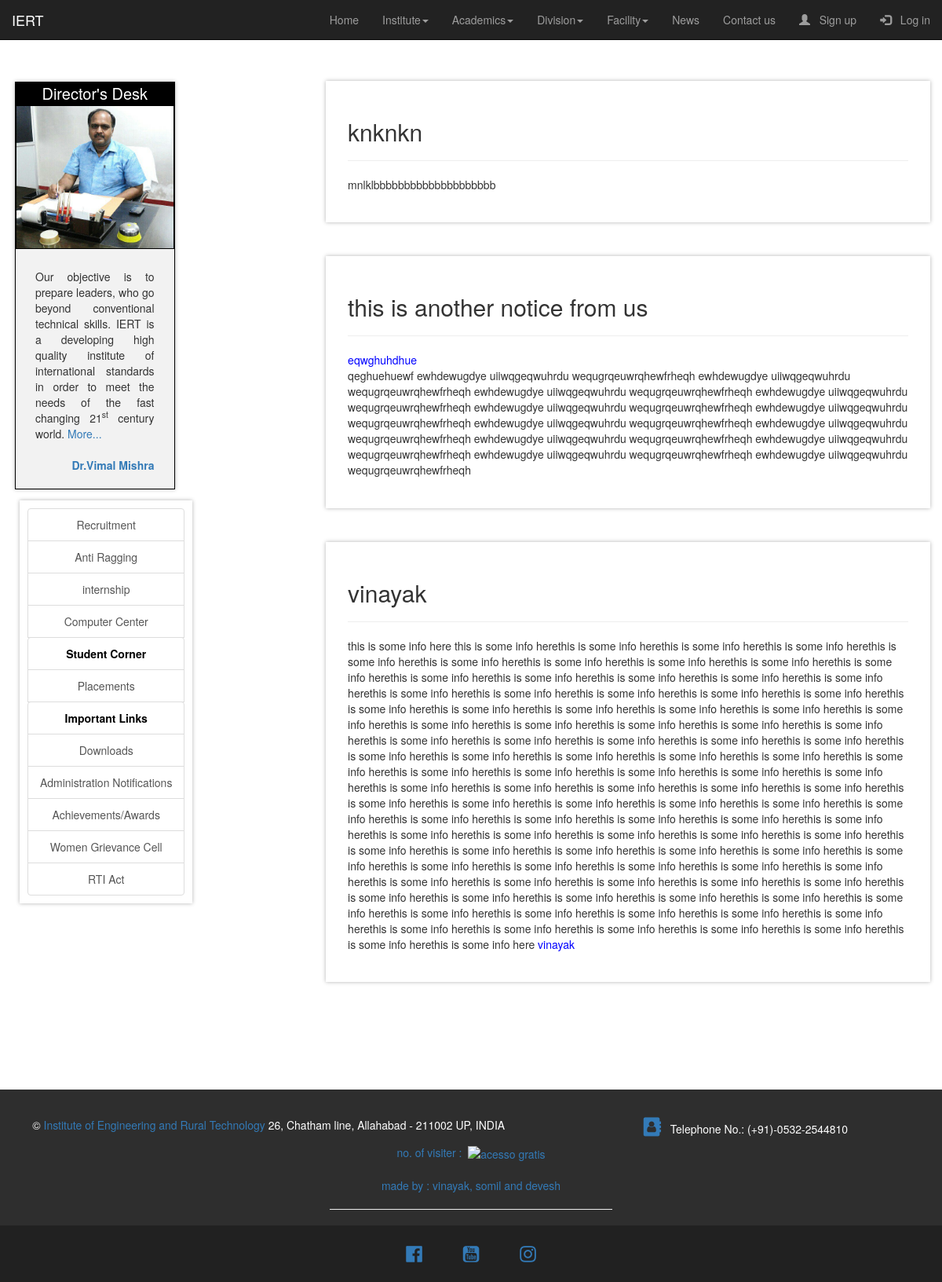
The app's page /extra_links/notice_board, older data.
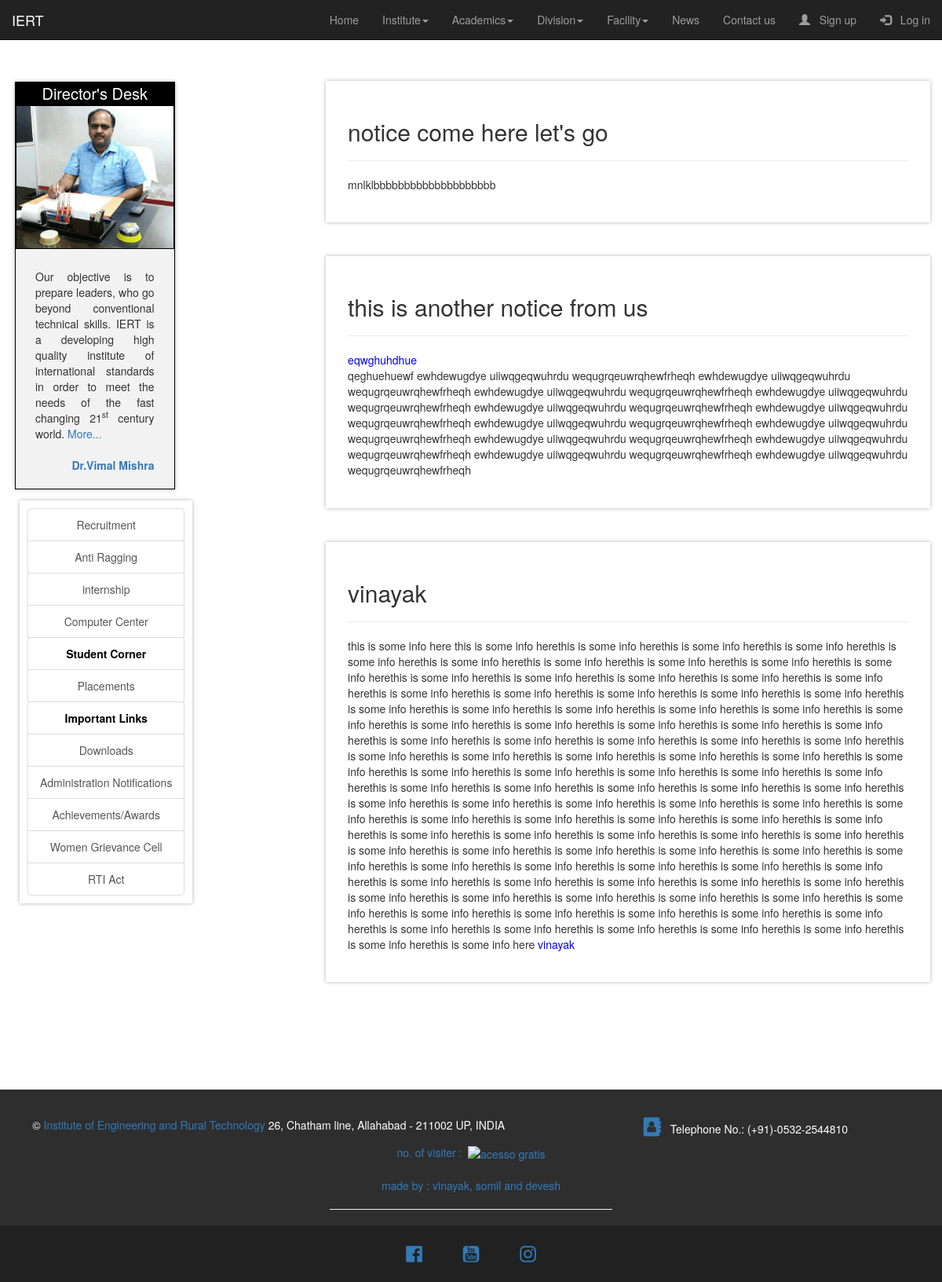
The same page, newer data.
### extra_links/models.py (models this page shows, shortened)
class notice_board(models.Model):
    topic = models.CharField(max_length=300)
    branch = models.CharField(
        max_length=100,
        choices=[
            ("all", "all"),
            ("Computer Science & Engineering", "Computer Science & Engineering"),
            ("Electronic Engineering", "Electronic Engineering"),
            (
                "Industrial & Production Engineering",
                "Industrial & Production Engineering",
            ),
            ("Electrical Engineering", "Electrical Engineering"),
            ("Civil Engineering", "Civil Engineering"),
            ("Mechanical Engineering", "Mechanical Engineering"),
            (
                "Instrumentation and Control Engineering",
                "Instrumentation and Control Engineering",
            ),
            ("Applied Science and Humanity", "Applied Science and Humanity"),
            ("Management", "Management"),
        ],
    )
    date = models.DateTimeField()
    info = models.TextField()

### extra_links/views.py (the view)
# urls.py: path("notice_board", views.notice_board_view, name="notice"),
def notice_board_view(request):
    nb = notice_board.objects.order_by("-date")
    page_details = {"nb": nb, "title": "Notice Board"}
    return render(request, "extra_links/notice_board.html", page_details)

### templates/extra_links/notice_board.html (shortened to what this page needs)
{% extends "home/index.html" %}
{% block start %}
<div class="col-md-8">
  {% for i in nb %}
<div class="box">
  <h2>{{i.topic}}</h2>
  <hr/>
  <p>{{i.info | safe}}</p>
</div>
<br/>
  {% endfor %}
</div>
{% endblock %}

Row changes from the older to the newer data that the page shows:
changed notice_board "mnlklbbbbbbbbbbbbbbbbbbbb": topic "knknkn" → "notice come here let's go"
